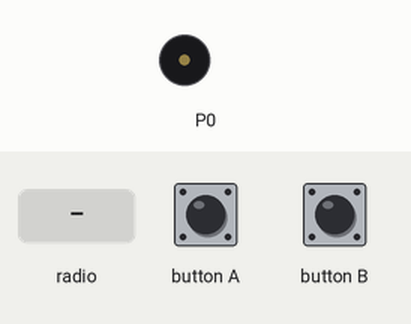
Recording of a program running on a simulated BBC micro:bit (MakeCode). On the bench: buzzer (waves = sounding). The inputs (shaded band) are chosen by the test bench.

Above: at 1.2 s.
1.3 s: radio message "1" arrives
At 6.9 s:
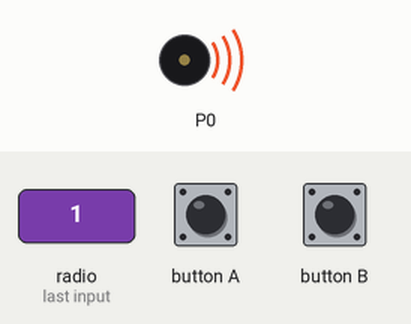
11.9 s: radio message "2" arrives
At 12.3 s:
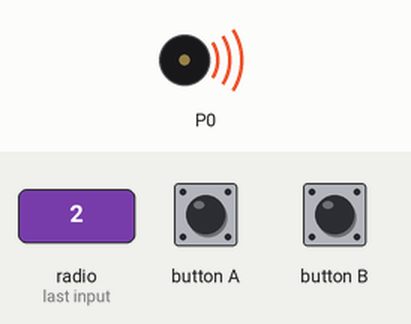
Timing chart, 0 to 15.9 s (numbered marks = the images above; inputs shaded):
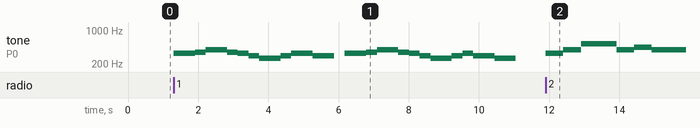

Measured:
- after the input at 1.3 s, tone on P0: plays 330 Hz for 0.61 s, 349 Hz for 0.31 s, 392 Hz for 0.61 s, 349 Hz for 0.31 s, 330 Hz for 0.31 s, 294 Hz for 0.31 s … (21 notes in this stretch), starting at once
- after the input at 11.9 s, tone on P0: plays 330 Hz for 0.51 s, 392 Hz for 0.51 s, 523 Hz for 1.0 s, 392 Hz for 0.51 s, 440 Hz for 0.51 s, 392 Hz for 0.97 s, starting at once

The program:

main.ts
```typescript
radio.onReceivedNumber(function (receivedNumber) {
    if (receivedNumber == 1) {
        music.playMelody("E E F G G F E D ", 200)
        music.playMelody("C C D E E D D - ", 200)
        music.playMelody("E E F G G F E D ", 200)
        music.playMelody("C C D E D D C C ", 200)
    } else if (receivedNumber == 2) {
        music.playMelody("E G C5 C5 G A G G ", 120)
        music.playMelody("E E C E E G C5 C5 ", 360)
        music.playMelody("B B A G - A A A ", 240)
        music.playMelody("A C5 B B A G - - ", 240)
        music.playMelody("A A G A A G D D ", 240)
        music.playMelody("E E C C C C - - ", 120)
    } else {
        for (let index = 0; index < 50; index++) {
            music.playMelody("C5 B A G A A A A ", 1200)
        }
    }
})
input.onButtonPressed(Button.A, function () {
    radio.sendNumber(1)
})
input.onGesture(Gesture.Shake, function () {
    radio.sendNumber(100)
})
input.onButtonPressed(Button.B, function () {
    radio.sendNumber(2)
})
radio.setGroup(1)
```

test.ts
```typescript
// 테스트는 여기로 이동합니다; 이 패키지가 확장으로 사용될 때 컴파일되지 않을 것 입니다.
```
